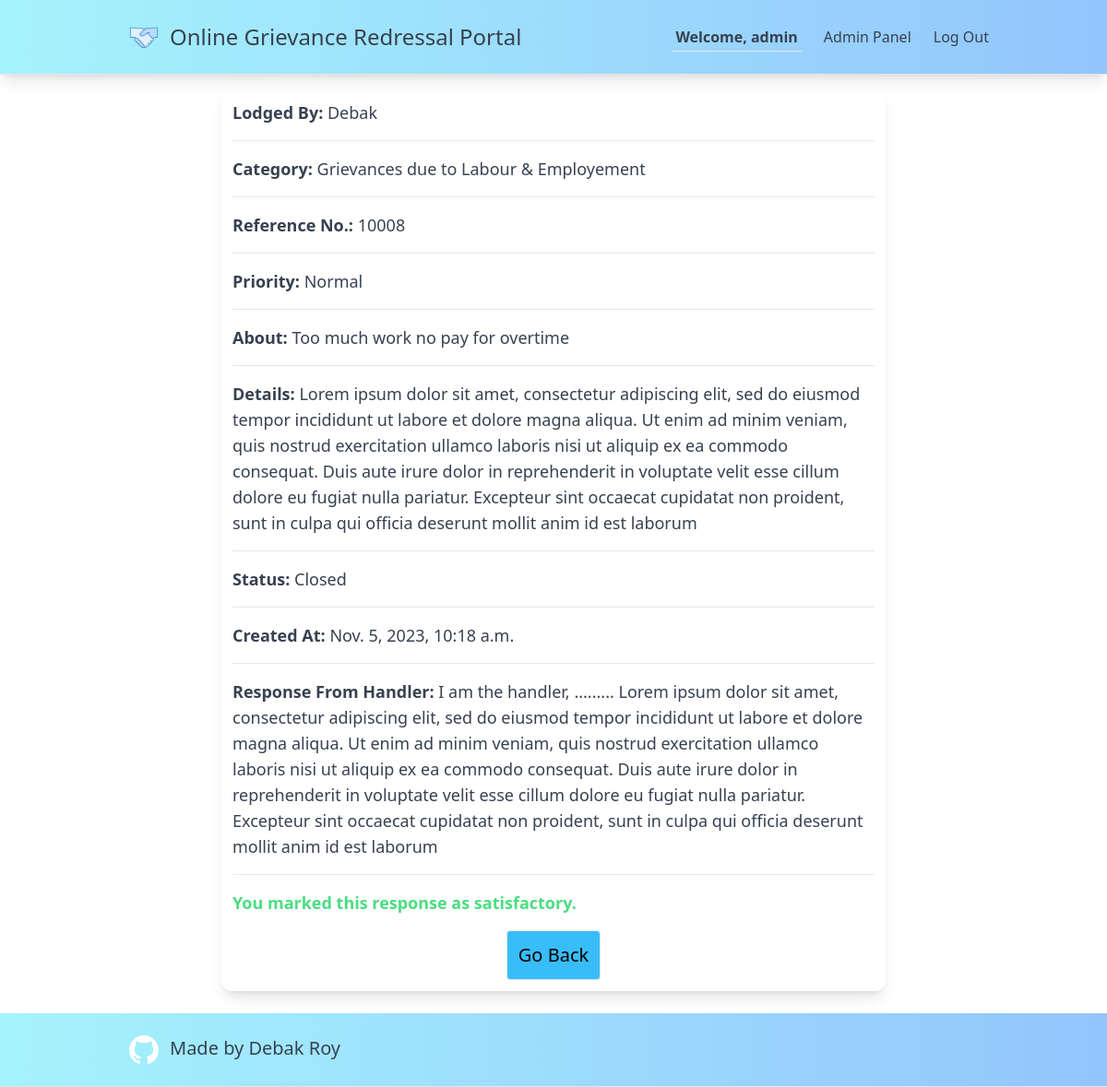
The page /grievance_detail/10008 (signed in) on the database its author committed.
### app/models.py (models this page shows, shortened)
class User(AbstractUser):
    phone_number = models.IntegerField(default=0)
    address = models.CharField(max_length=500, default="No Value")
    state = models.CharField(max_length=100, default="No Value")
    gender = models.CharField(max_length=50, default="No Value")
    handler = models.BooleanField(default=False)

class Grievance(models.Model):
    user = models.ForeignKey(User, on_delete=models.CASCADE, related_name='user')
    category = models.CharField(max_length=100)
    priority = models.CharField(max_length=100, choices=PRIORITY_CHOICES, default="Normal")
    details = models.CharField(max_length=2000)
    about = models.CharField(max_length=500, default="No Value")
    status = models.CharField(max_length=100, choices=STATUS_CHOICES, default="Registered")
    created_at = models.DateTimeField(auto_now_add=True)
    ref_no = models.IntegerField(default=100)
    handler_response = models.CharField(max_length=500, default="")
    satisfied = models.BooleanField(default=False)

### app/views.py (the view)
# urls.py: path("grievance_detail/<int:ref_no>", views.grievance_detail, name="grievance_detail"),
def grievance_detail(request, ref_no):
    grievance_obj = Grievance.objects.get(ref_no=ref_no)
    return render(request, 'app/grievance_detail.html', {
        "grievance": grievance_obj,
        "response_len": len(grievance_obj.handler_response),
    })

### app/templates/app/grievance_detail.html (shortened to what this page needs)
{% extends 'app/dash_base.html' %}
{% block body %}
<div class="mt-24 w-3/5 mx-auto text-xl grid grid-col-1 gap-4 shadow-lg p-3 rounded-xl">
    <p class="text-gray-700 text-lg"><strong>Lodged By:</strong> {{ grievance.user.username }}</p><hr>
    <p class="text-gray-700 text-lg"><strong>Category:</strong> {{ grievance.category }}</p><hr>
    <p class="text-gray-700 text-lg"><strong>Reference No.:</strong> {{ grievance.ref_no }}</p><hr>
    <p class="text-gray-700 text-lg"><strong>Priority:</strong> {{ grievance.priority }}</p><hr>
    <p class="text-gray-700 text-lg"><strong>About:</strong> {{ grievance.about }}</p><hr>
    <p class="text-gray-700 text-lg"><strong>Details:</strong> {{ grievance.details }}</p><hr>
    <p class="text-gray-700 text-lg"><strong>Status:</strong> {{ grievance.status }}</p><hr>
    <p class="text-gray-700 text-lg"><strong>Created At:</strong> {{ grievance.created_at }}</p><hr>
    {% if request.user.handler %}
        <div>
            <form action="{% url 'handler_response' grievance.ref_no%}" method="post" class="w-full mx-auto flex flex-col">
                {% csrf_token %}
                <label class="text-gray-700 text-lg" for="about"><strong>Respond:</strong></label>
                <textarea class="text-lg px-3 py-2 mb-6 border border-gray-500 rounded-xl" required name="response" id="" cols="30" rows="3"></textarea>
                <input type="submit" class="p-3 border border-gray-200 bg-sky-400 hover:bg-sky-600 rounded mx-auto">
            </form>
        </div>
    {% else %}
        <div class="grid grid-col-1 gap-4">
            {% if response_len > 2 %}
                <p class="text-gray-700 text-lg"><strong>Response From Handler:</strong> {{ grievance.handler_response }}</p><hr>
                {% if not grievance.satisfied %}
                    <form action="{% url 'satisfied_fn' grievance.ref_no %}" method="post">
                        {% csrf_token %}
                        <strong class="text-gray-700 text-lg">Satisfied?</strong>
                        <input type="submit" name="satisfied" value="Yes" class="mx-3 px-2 py-1 border border-gray-200 bg-green-400 hover:bg-green-600 rounded">
                        <a href="{% url 'escalate' %}" class="mx-3 px-2 py-1 border border-gray-200 bg-red-400 hover:bg-red-600 rounded">No, then please escalate this grievance</a>
                    </form>
                {% else %}
                    <p class="text-green-400 text-lg"><strong>You marked this response as satisfactory.</strong></p>
                {% endif %}
            {% endif %}
        </div>
    {% endif %}
    <a href="{% url 'register_grievance' %}" class="p-3 border border-gray-200 bg-sky-400 hover:bg-sky-600 rounded mx-auto">Go Back</a>
</div>
{% endblock %}

### app/templates/app/layout.html (shortened to what this page needs)
{% load static %}
<!DOCTYPE html>
<html lang="en">
    <head>
        <script src="https://cdn.tailwindcss.com"></script>
    </head>
    <body class="flex flex-col justify-between h-screen">
            <nav class="px-32 py-6 flex justify-between items-center border-b border-gray-200 fixed right-0 left-0 top-0 bg-gradient-to-r from-cyan-200 to-blue-300 text-gray-700 shadow-lg">
            <a class="text-2xl flex" href="/"><img class="w-8 mx-3" src="{% static 'images/icons8-handshake-80.png' %}">Online Grievance Redressal Portal</a>
            <div>
              <ul class="flex space-x-6">
                {% if user.is_authenticated %}
                    <li class="nav-item">
                        <a class="p-1 border-b border-gray-200" href="#"><strong>Welcome, {{ user.username }}</strong></a>
                    </li>
                {% endif %}
                {% if user.is_superuser %}
                    <a href="/admin" class="hover:underline">Admin Panel</a>
                {% endif %}
                {% if user.is_authenticated %}
                    <li class="nav-item">
                        <a class="hover:underline" href="{% url 'logout' %}">Log Out</a>
                    </li>
                {% endif %}
              </ul>
            </div>
          </nav>
        <div class="body">
            {% block body %}
            {% endblock %}
        </div>
        {% block footer %}{% endblock %}
    </body>
</html>

### rows shown on the page
User: username "admin"
Grievance: user.username "Debak", category "Grievances due to Labour & Employement", ref_no "10008", priority "Normal", about "Too much work no pay for overtime", details "Lorem ipsum dolor sit amet, consectetur adipiscing elit, sed do eiusmod tempor incididunt ut labore et dolore magna aliqua. Ut enim ad minim veniam, quis nostrud exercitation ullamco laboris nisi ut aliquip ex ea commodo consequat. Duis aute irure dolor in reprehenderit in voluptate velit esse cillum dolore eu fugiat nulla pariatur. Excepteur sint occaecat cupidatat non proident, sunt in culpa qui officia deserunt mollit anim id est laborum", status "Closed", created_at "Nov. 5, 2023, 10:18 a.m.", handler_response "I am the handler, ......... Lorem ipsum dolor sit amet, consectetur adipiscing elit, sed do eiusmod tempor incididunt ut labore et dolore magna aliqua. Ut enim ad minim veniam, quis nostrud exercitation ullamco laboris nisi ut aliquip ex ea commodo consequat. Duis aute irure dolor in reprehenderit in voluptate velit esse cillum dolore eu fugiat nulla pariatur. Excepteur sint occaecat cupidatat non proident, sunt in culpa qui officia deserunt mollit anim id est laborum"
